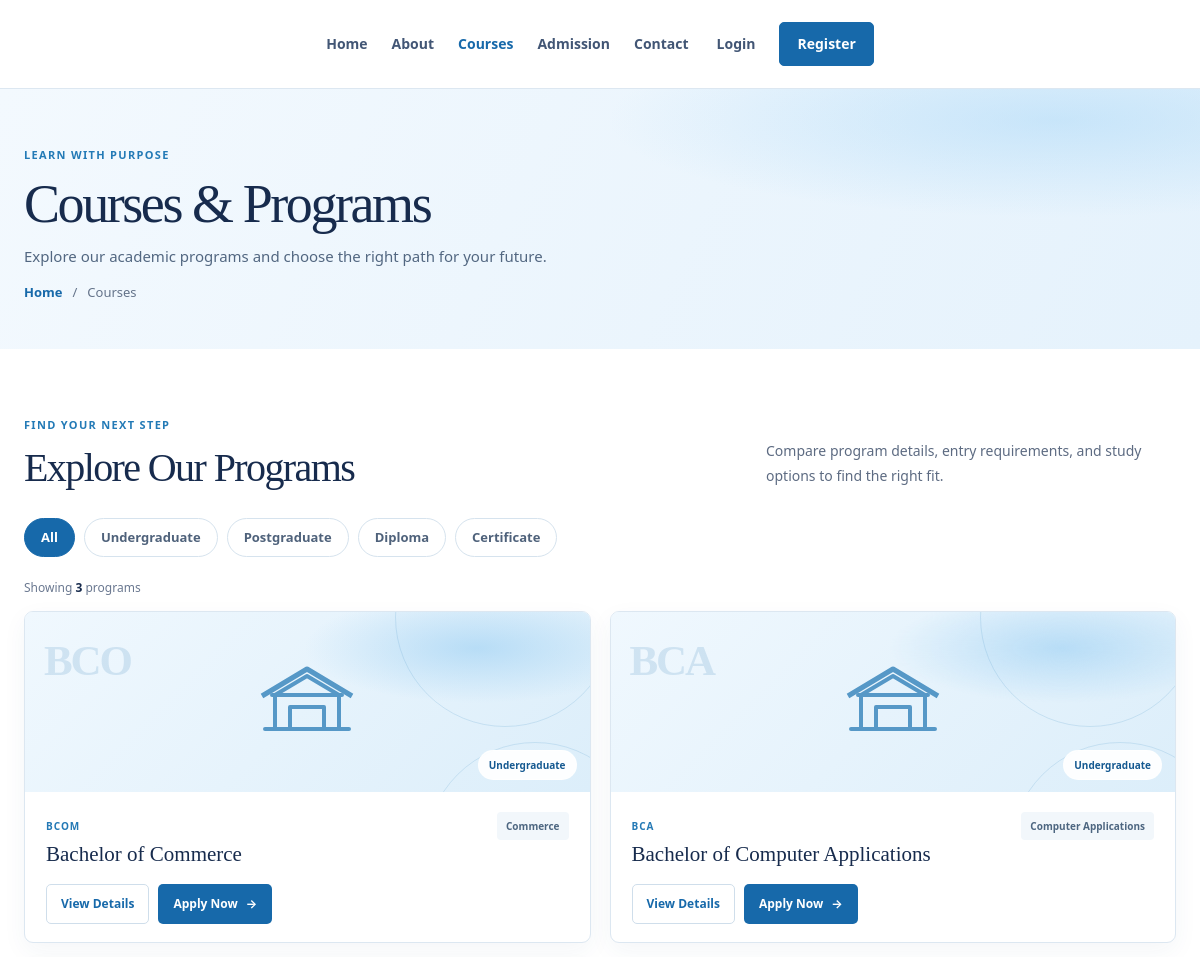
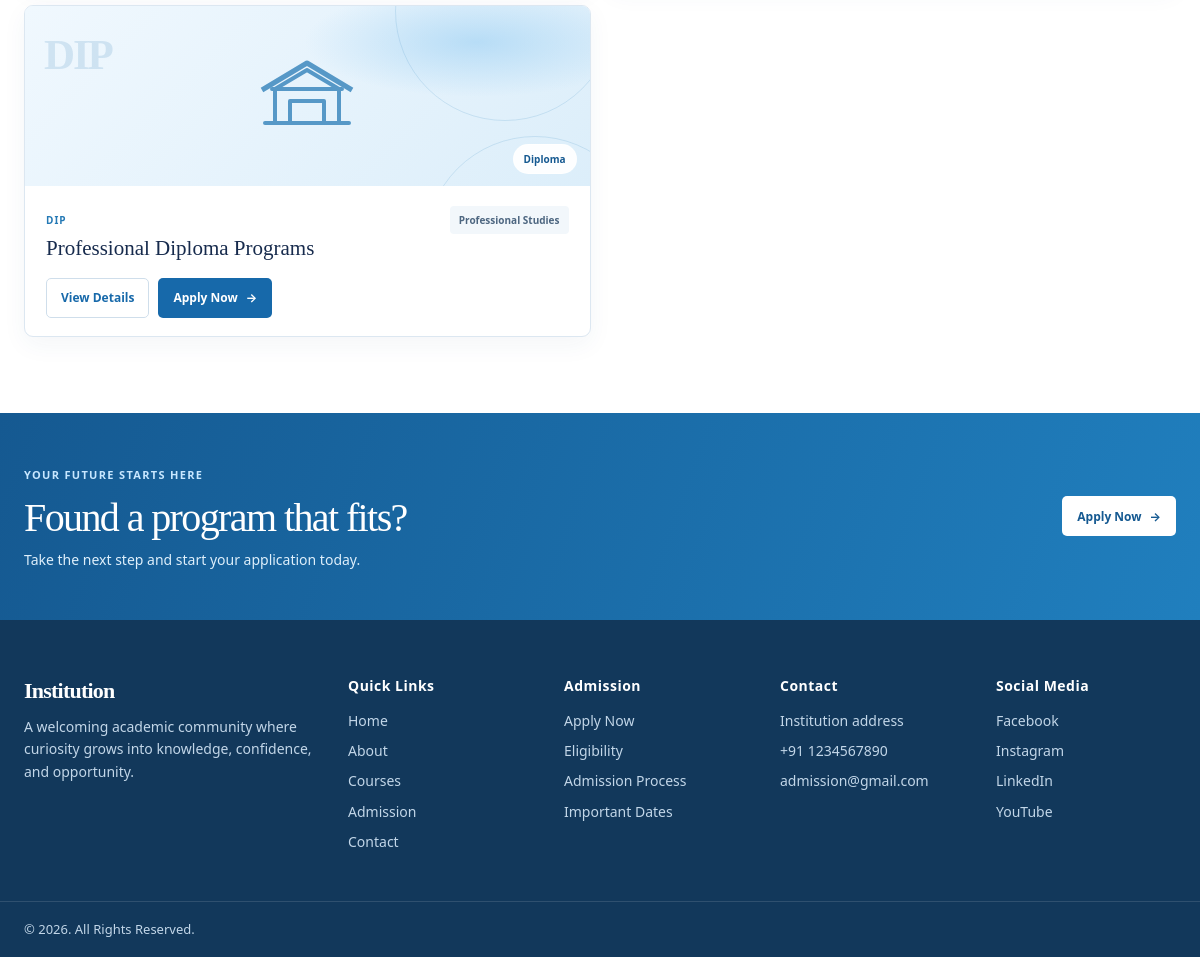
Page /courses/ on the committed database (2 pictures, top to bottom).
### appone/models.py (models this page shows, shortened)
class Course(models.Model):
    class Category(models.TextChoices):
        UNDERGRADUATE = "undergraduate", "Undergraduate"
        POSTGRADUATE = "postgraduate", "Postgraduate"
        DIPLOMA = "diploma", "Diploma"
        CERTIFICATE = "certificate", "Certificate"
    name = models.CharField(max_length=160)
    code = models.CharField(max_length=30, unique=True)
    category = models.CharField(max_length=20, choices=Category.choices)
    department = models.CharField(max_length=120)
    duration = models.CharField(max_length=60)
    eligibility = models.CharField(max_length=180)
    description = models.TextField()
    fees = models.DecimalField(max_digits=10, decimal_places=2, null=True, blank=True)
    available_seats = models.PositiveIntegerField(null=True, blank=True)
    image_url = models.URLField(max_length=500, blank=True)
    is_active = models.BooleanField(default=True)
    created_at = models.DateTimeField(auto_now_add=True)
    class Meta:
        ordering = ("name",)

### appone/views.py (the view)
# urls.py: path('courses/', course_list, name='courses'),
def course_list(request):
    courses = Course.objects.filter(is_active=True)
    return render(request, "course.html", {"courses": courses})

### template/course.html (shortened to what this page needs)
{% extends "base.html" %}
{% load static %}
{% block content %}
<section class="courses-banner" aria-labelledby="courses-title">
    <div class="courses-container">
        <span class="courses-kicker">LEARN WITH PURPOSE</span>
        <h1 id="courses-title">Courses &amp; Programs</h1>
        <p>Explore our academic programs and choose the right path for your future.</p>
        <nav class="courses-breadcrumb" aria-label="Breadcrumb">
            <a href="{% url 'home' %}">Home</a>
            <span aria-hidden="true">/</span>
            <span aria-current="page">Courses</span>
        </nav>
    </div>
</section>
<section class="courses-listing courses-container" aria-labelledby="course-list-title">
    <div class="courses-heading">
        <div>
            <span class="courses-kicker">FIND YOUR NEXT STEP</span>
            <h2 id="course-list-title">Explore Our Programs</h2>
        </div>
        <p>Compare program details, entry requirements, and study options to find the right fit.</p>
    </div>
    <div class="course-filters" role="group" aria-label="Filter courses by category">
        <button class="course-filter is-active" type="button" data-course-filter="all" aria-pressed="true">All</button>
        <button class="course-filter" type="button" data-course-filter="undergraduate" aria-pressed="false">Undergraduate</button>
        <button class="course-filter" type="button" data-course-filter="postgraduate" aria-pressed="false">Postgraduate</button>
        <button class="course-filter" type="button" data-course-filter="diploma" aria-pressed="false">Diploma</button>
        <button class="course-filter" type="button" data-course-filter="certificate" aria-pressed="false">Certificate</button>
    </div>
    <p class="course-results-count" aria-live="polite">
        Showing <strong>{{ courses|length }}</strong> program{{ courses|length|pluralize }}
    </p>
    <div class="course-catalog">
        {% for course in courses %}
        <article class="program-card" id="course-{{ course.pk }}" data-course-card data-category="{{ course.category }}">
            <div class="program-card-media">
                {% if course.image_url %}
                <img src="{{ course.image_url }}" alt="{{ course.name }} program" loading="lazy">
                {% else %}
                <div class="program-card-placeholder" aria-hidden="true">
                    <span class="program-placeholder-code">{{ course.code|slice:":3" }}</span>
                    <svg viewBox="0 0 120 100" fill="none">
                        <path d="M18 77h84M28 77V43l32-19 32 19v34M43 77V55h34v22M25 43h70" stroke="currentColor" stroke-width="4" stroke-linecap="round" stroke-linejoin="round"/>
                        <path d="m15 44 45-27 45 27" stroke="currentColor" stroke-width="5" stroke-linejoin="round"/>
                    </svg>
                </div>
                {% endif %}
                <span class="program-category-tag">{{ course.get_category_display }}</span>
            </div>
            <div class="program-card-content">
                <div class="program-card-title">
                    <div>
                        <span class="program-code">{{ course.code }}</span>
                        <h3>{{ course.name }}</h3>
                    </div>
                    <span class="program-department">{{ course.department }}</span>
                </div>
                <div class="program-card-actions">
                    <a class="program-button program-button-secondary" href="{% url 'course_detail' course.pk %}">View Details</a>
                    <a class="program-button program-button-primary" href="{% url 'admission_application' %}">Apply Now <span aria-hidden="true">&rarr;</span></a>
                </div>
            </div>
        </article>
        {% endfor %}
    </div>
</section>
<section class="courses-cta">
    <div class="courses-container courses-cta-inner">
        <div>
            <span class="courses-kicker">YOUR FUTURE STARTS HERE</span>
            <h2>Found a program that fits?</h2>
            <p>Take the next step and start your application today.</p>
        </div>
        <a class="program-button program-button-light" href="{% url 'admission_application' %}">Apply Now <span aria-hidden="true">&rarr;</span></a>
    </div>
</section>
{% endblock %}

### template/base.html (shortened to what this page needs)
{% load static %}
<!doctype html>
<html lang="en">
<head>
    <link href="https://cdn.jsdelivr.net/npm/bootstrap@5.3.3/dist/css/bootstrap.min.css" rel="stylesheet">
    <link rel="stylesheet" href="{% static 'style.css' %}">
</head>
<body>
    <header class="site-header">
        <div class="header-inner">
            <nav class="primary-nav" aria-label="Main navigation">
                {% if request.user.is_staff %}
                    <a href="{% url 'college_dashboard' %}"{% if request.resolver_match.url_name == 'college_dashboard' %} aria-current="page"{% endif %}>Applications</a>
                    <a href="{% url 'admin_course_list' %}"{% if request.resolver_match.url_name == 'admin_course_list' or request.resolver_match.url_name == 'admin_course_add' or request.resolver_match.url_name == 'admin_course_edit' %} aria-current="page"{% endif %}>Courses</a>
                    <a href="{% url 'college_profile' %}"{% if request.resolver_match.url_name == 'college_profile' %} aria-current="page"{% endif %}>College Information</a>
                    <a href="{% url 'admin:index' %}">Django Admin</a>
                    <a class="nav-register" href="{% url 'logout' %}">Logout</a>
                {% else %}
                    <a href="{% url 'home' %}"{% if request.resolver_match.url_name == 'home' %} aria-current="page"{% endif %}>Home</a>
                    <a href="{% url 'about' %}"{% if request.resolver_match.url_name == 'about' %} aria-current="page"{% endif %}>About</a>
                    <a href="{% url 'courses' %}"{% if request.resolver_match.url_name == 'courses' %} aria-current="page"{% endif %}>Courses</a>
                    <a href="{% url 'admission' %}"{% if request.resolver_match.url_name == 'admission' %} aria-current="page"{% endif %}>Admission</a>
                    <a href="{% url 'contact' %}"{% if request.resolver_match.url_name == 'contact' %} aria-current="page"{% endif %}>Contact</a>
                    <a class="nav-login" href="{% url 'login' %}"{% if request.resolver_match.url_name == 'login' %} aria-current="page"{% endif %}>Login</a>
                    <a class="nav-register" href="{% url 'register' %}"{% if request.resolver_match.url_name == 'register' %} aria-current="page"{% endif %}>Register</a>
                {% endif %}
            </nav>
        </div>
    </header>
    <main id="main-content" class="site-main">
        {% block content %}{% endblock %}
    </main>
    <footer class="site-footer">
        <div class="footer-main">
            <section class="footer-institution" aria-labelledby="footer-institution-title">
                <h2 id="footer-institution-title">Institution</h2>
                <p>A welcoming academic community where curiosity grows into knowledge, confidence, and opportunity.</p>
            </section>
            <nav class="footer-column" aria-label="Quick links">
                <h2>Quick Links</h2>
                <a href="{% url 'home' %}">Home</a>
                <a href="{% url 'about' %}">About</a>
                <a href="{% url 'courses' %}">Courses</a>
                <a href="{% url 'admission' %}">Admission</a>
                <a href="{% url 'contact' %}">Contact</a>
            </nav>
            <nav class="footer-column" aria-label="Admission information">
                <h2>Admission</h2>
                <a href="{% url 'admission_application' %}">Apply Now</a>
                <a href="{% url 'admission' %}">Eligibility</a>
                <a href="{% url 'admission' %}">Admission Process</a>
                <a href="{% url 'admission' %}">Important Dates</a>
            </nav>
            <section class="footer-column" aria-labelledby="footer-contact-title">
                <h2 id="footer-contact-title">Contact</h2>
                <p>Institution address</p>
                <p><a href="tel:+911234567890">+91 1234567890</a></p>
                <p><a href="mailto:admission@gmail.com">admission@gmail.com</a></p>
            </section>
            <nav class="footer-column" aria-label="Social media">
                <h2>Social Media</h2>
                <a href="https://www.facebook.com/">Facebook</a>
                <a href="https://www.instagram.com/">Instagram</a>
                <a href="https://www.linkedin.com/">LinkedIn</a>
                <a href="https://www.youtube.com/">YouTube</a>
            </nav>
        </div>
        <div class="footer-bottom">
            <p>&copy; 2026. All Rights Reserved.</p>
        </div>
    </footer>
</body>
</html>

### rows in the picture
Course: code "BCO", category "Undergraduate", code "BCOM", name "Bachelor of Commerce", department "Commerce"
Course: code "BCA", category "Undergraduate", name "Bachelor of Computer Applications", department "Computer Applications"
Course: code "DIP", category "Diploma", name "Professional Diploma Programs", department "Professional Studies"

### other values in the picture
{{ courses|length }} "3"
